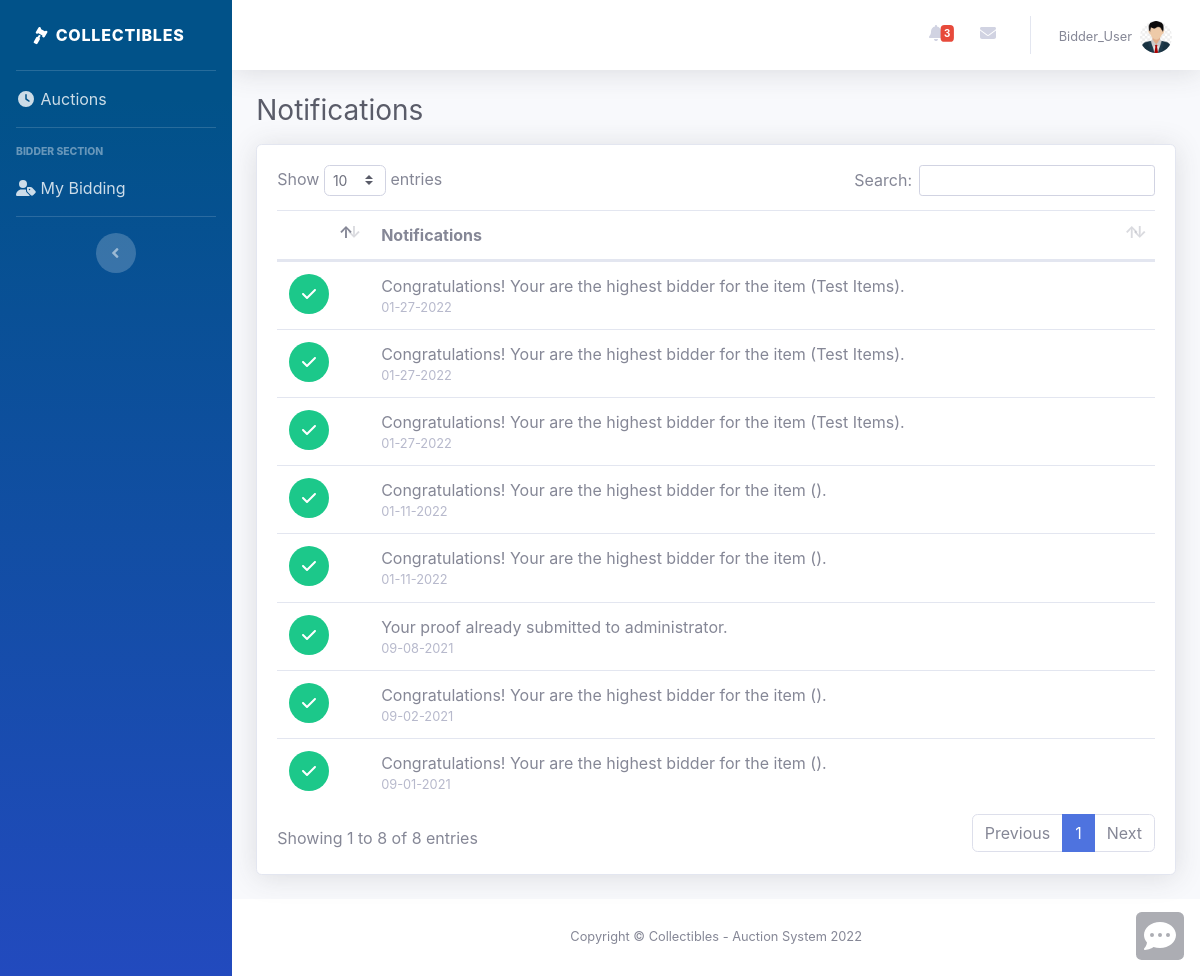
Screenshot of /notifications.php (signed in) with the database file from the repository.
### tables this page shows
CREATE TABLE `users` (
  `id` int(11) NOT NULL,
  `name` varchar(255) NOT NULL,
  `address` varchar(255) NOT NULL,
  `username` varchar(50) NOT NULL,
  `password` varchar(255) NOT NULL,
  `date_of_birth` datetime DEFAULT NULL,
  `gender` varchar(255) NOT NULL,
  `contact` varchar(255) DEFAULT NULL,
  `role` varchar(255) NOT NULL,
  `avatar` text NOT NULL,
  `subscription` varchar(255) DEFAULT NULL,
  `payment_option` varchar(255) DEFAULT NULL,
  `date_added` datetime DEFAULT current_timestamp(),
  `alert_status` tinyint(1) DEFAULT 0,
  `message_status` tinyint(1) DEFAULT 0,
  `alert_unread_count` int(11) DEFAULT 0,
  `message_unread_count` int(11) DEFAULT 0
);

CREATE TABLE `notifications` (
  `id` int(11) NOT NULL,
  `user_id` int(11) NOT NULL,
  `item_id` int(11) NOT NULL,
  `type` tinyint(4) DEFAULT NULL,
  `notification` varchar(2000) DEFAULT NULL,
  `status` tinyint(4) DEFAULT NULL,
  `date_posted` datetime DEFAULT current_timestamp()
);

### notifications.php (the view, shortened to what this page needs)
<?php
    require_once "config.php";
    $current_user = trim($_SESSION["id"]);
    $sql = "SELECT * FROM notifications WHERE user_id = $current_user ORDER BY date_posted desc";
    $query = mysqli_query($link, $sql);
?>
<!DOCTYPE html>
<html lang="en">
<?php include 'header.php'; ?>
<body id="page-top">
    <div id="wrapper">
        <?php include 'sidebar.php'; ?>
        <div id="content-wrapper" class="d-flex flex-column">
            <div id="content">
                <?php include 'navbar.php'; ?>
                <div class="container-fluid">
                    <h1 class="h3 mb-2 text-gray-800 mb-3">
                        Notifications
                    </h1>
                    <div class="card shadow mb-4">
                        <div class="card-body">
                            <div class="table-responsive">
                                <table class="table" id="dataTable" width="100%" cellspacing="0">
                                    <thead>
                                        <tr>
                                            <th col="1"></th>
                                            <th col="11">Notifications</th>
                                        </tr>
                                    </thead>
                                    <tbody>
                                        <?php if (array_filter($filteredNotifications) != []) {
                                            foreach ($filteredNotifications as $notification) {
                                        ?>
                                                <tr>
                                                    <td>
                                                        <?php switch ($notification['type']) {
                                                            case 2:
                                                                echo '<div class="icon-circle bg-success">
                                                                    <i class="fas fa-check text-white"></i>
                                                                </div>';
                                                                break;
                                                        } ?>
                                                    </td>
                                                    <td>
                                                        <div>
                                                            <?php echo $notification['notification']; ?>
                                                            <div class="small text-gray-500">
                                                                <?php echo date('m-d-Y', strtotime($notification['date_posted'])); ?>
                                                            </div>
                                                        </div>
                                                    </td>
                                                </tr>
                                        <?php }
                                        }
                                        ?>
                                    </tbody>
                                </table>
                            </div>
                        </div>
                    </div>
                </div>
            </div>
            <?php include 'footer.php'; ?>
        </div>
    </div>
    <?php include 'background.php';  ?>
</body>
</html>

### alerts.php (shortened to what this page needs)
<?php
    require_once "config.php";
    $current_user = trim($_SESSION["id"]);
    $sql = "SELECT * FROM notifications WHERE user_id = $current_user ORDER BY date_posted desc";
    $query = mysqli_query($link, $sql);
    $filteredNotifications = $query->fetch_all(MYSQLI_ASSOC);
    $user_sql = "SELECT * FROM users WHERE id = $current_user";
    $user_query = mysqli_query($link, $user_sql);
    $user = $user_query->fetch_array(MYSQLI_ASSOC);
?>
<li class="nav-item dropdown no-arrow mx-1">
    <a class="nav-link dropdown-toggle" data-user-id="<?php echo $current_user; ?>"  href="#" id="alertsDropdown" role="button" data-toggle="dropdown" aria-haspopup="true" aria-expanded="false">
        <i class="fas fa-bell fa-fw"></i>
        <?php if ($user['alert_status'] == 0) { ?>
            <span class="badge badge-danger badge-counter">
                <?php echo $user['alert_unread_count']; ?>
            </span>
        <?php } ?>
    </a>
</li>
<li class="nav-item dropdown no-arrow mx-1">
    <a class="nav-link dropdown-toggle" data-user-id="<?php echo $current_user; ?>"  href="#" id="messagesDropdown" role="button" data-toggle="dropdown" aria-haspopup="true" aria-expanded="false">
        <i class="fas fa-envelope fa-fw"></i>
    </a>
</li>

### rows the page displays
users: alert_unread_count "3"
notifications: type 2 (drawn), notification "Congratulations! Your are the highest bidder for the item (Test Items).", date_posted "01-27-2022"
notifications: type 2 (drawn), notification "Congratulations! Your are the highest bidder for the item (Test Items).", date_posted "01-27-2022"
notifications: type 2 (drawn), notification "Congratulations! Your are the highest bidder for the item (Test Items).", date_posted "01-27-2022"
notifications: type 2 (drawn), notification "Congratulations! Your are the highest bidder for the item ().", date_posted "01-11-2022"
notifications: type 2 (drawn), notification "Congratulations! Your are the highest bidder for the item ().", date_posted "01-11-2022"
notifications: type 2 (drawn), notification "Your proof already submitted to administrator.", date_posted "09-08-2021"
notifications: type 2 (drawn), notification "Congratulations! Your are the highest bidder for the item ().", date_posted "09-02-2021"
notifications: type 2 (drawn), notification "Congratulations! Your are the highest bidder for the item ().", date_posted "09-01-2021"

### other values shown
$_SESSION["username"] "Bidder_User"
